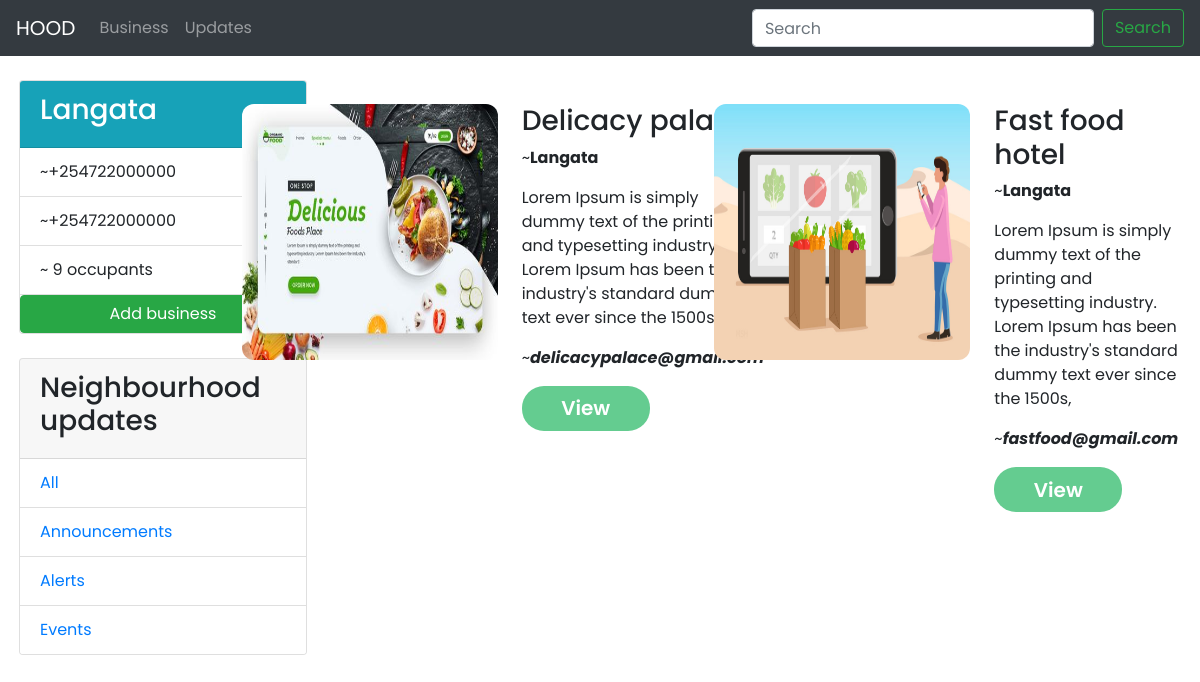
/business/ (signed in), run on the app's committed database.
### hoodapp/models.py (models this page shows, shortened)
class Neighbourhood(models.Model):
    name = models.CharField(max_length=255)
    location = models.ForeignKey(Location,on_delete=models.CASCADE,blank=True)
    occupants_count = models.IntegerField(default=0,blank=True,null=True)
    police_num = models.CharField(max_length=255,null=True,blank=True)
    hospital_num = models.CharField(max_length=255,null=True,blank=True)
    def __str__(self):
        return self.name

class Category(models.Model):
    category_name = models.CharField(max_length=80,null=False,blank=False)

class Business(models.Model):
    name = models.CharField(max_length=255)
    email_address = models.EmailField(max_length=255)
    neighbourhood = models.ForeignKey(Neighbourhood,on_delete=models.CASCADE)
    author = models.ForeignKey(User, on_delete=models.CASCADE)
    description = models.TextField(max_length=1000)
    image = models.ImageField(default='business.jpg',upload_to='bizimages', blank=True)
    posted = models.DateTimeField(auto_now_add=True, blank=True)

### hoodapp/views.py (the view, shortened to what this page needs)
# urls.py: path('business/',views.Business_view,name='business'),
@login_required(login_url='hood:login')
def Business_view(request):
    if request.user.profile.neighbourhood is None:
        messages.warning(request, 'Please update Neighbourhood to view updates or business')
        return redirect('hood:profile')
    else:
        business = Business.objects.filter(
            neighbourhood=request.user.profile.neighbourhood)
    neibdetails = Neighbourhood.objects.get(
            name=request.user.profile.neighbourhood)
    category = Category.objects.all()
    count=User.objects.all().count()
    context = {
        'business': business,
        'category': category,
        'neibdetails': neibdetails,
        'count':count,
    }
    return render(request, 'hood/business.html',context)

### hoodapp/templates/hood/business.html (shortened to what this page needs)
{% extends 'hood/layout.html' %}
{% block content%}
<div class="container-fluid">
  <div class="row px-1 py-4">
    <div class="col-md-2">
      <div class="card" style="width: 18rem;">
        <div class="card-header bg-info">
          <h3 class="text-white w-bold">{{neibdetails.name}}</h3>
        </div>
        <ul class="list-group list-group-flush">
          <li class="list-group-item">~{{neibdetails.hospital_num}}</li>
          <li class="list-group-item">~{{neibdetails.police_num}}</li>
          <li class="list-group-item">~ {{count}} occupants</li>
        </ul>
        <a class="btn btn-success btn-block btn-md " href="" data-bs-toggle="modal" data-bs-target="#biz">Add business</a>
      </div>
        <div class="py-4">
        <div class="card" style="width: 18rem;">
          <div class="card-header">
          <h3>Neighbourhood updates</h3>
          </div>
          <ul class="list-group list-group-flush " id="ul">
            <li class="list-group-item">
                <a href="{% url 'hood:updates' %}" id="links">All</a>
            </li>
            {% for category in category %}
            <li class="list-group-item">
                <a href="">{{category.category_name}}</a>
            </li>
            {% endfor %}
          </ul>
        </div>
      </div>
     </div>
     <div class="col-md-10">
      <div class="row px-4">
        {% for business in business %}
        <div class="col-md-6 d-flex py-4">
          <div class="imgsec">
            <img src="{{business.image.url}}" alt="" srcset="">
          </div>
          <div class="desc px-4">
            <h3>{{business.name}}</h3>
            <p>~<strong>{{business.neighbourhood}}</strong></p>
            <p>{{business.description}}</p>
            <p>~<strong style="font-style: italic;">{{business.email_address}}</strong></p>
            <a href="">
              <button class="btn1" type="submit">View</button>
            </a>
          </div>
        </div>
        {% empty %}
        <div>
          <h3>no businesses posted yet</h3>
        </div>
        {% endfor %}
      </div>
     </div>
  </div>
</div>
{% endblock  %}

### hoodapp/static/hoodcss/style.css (style rules this page uses)
* { margin: 0; padding: 0; box-sizing: border-box; font-family: 'Poppins', sans-serif; }
.imgsec img { width: 16rem; height: 16rem; border-radius: 12px 12px 12px 12px; }
.btn1 { background-color: #64CC90; color: #ffffff; width: 8rem; height: 45px; border: #64CC90; border-radius: 22px 22px 22px 22px; font-size: 20px; font-weight: 600; }

### data on the page
Neighbourhood: name "Langata", hospital_num "+254722000000", police_num "+254722000000"
Category: category_name "Announcements"
Category: category_name "Alerts"
Category: category_name "Events"
Business: image (picture), name "Delicacy palace", neighbourhood "Langata", description "Lorem Ipsum is simply dummy text of the printing and typesetting industry. Lorem Ipsum has been the industry's standard dummy text ever since the 1500s,", email_address "delicacypalace@gmail.com"
Business: image (picture), name "Fast food hotel", neighbourhood "Langata", description "Lorem Ipsum is simply dummy text of the printing and typesetting industry. Lorem Ipsum has been the industry's standard dummy text ever since the 1500s,", email_address "fastfood@gmail.com"

### other printed values
{{ count }} "9"
